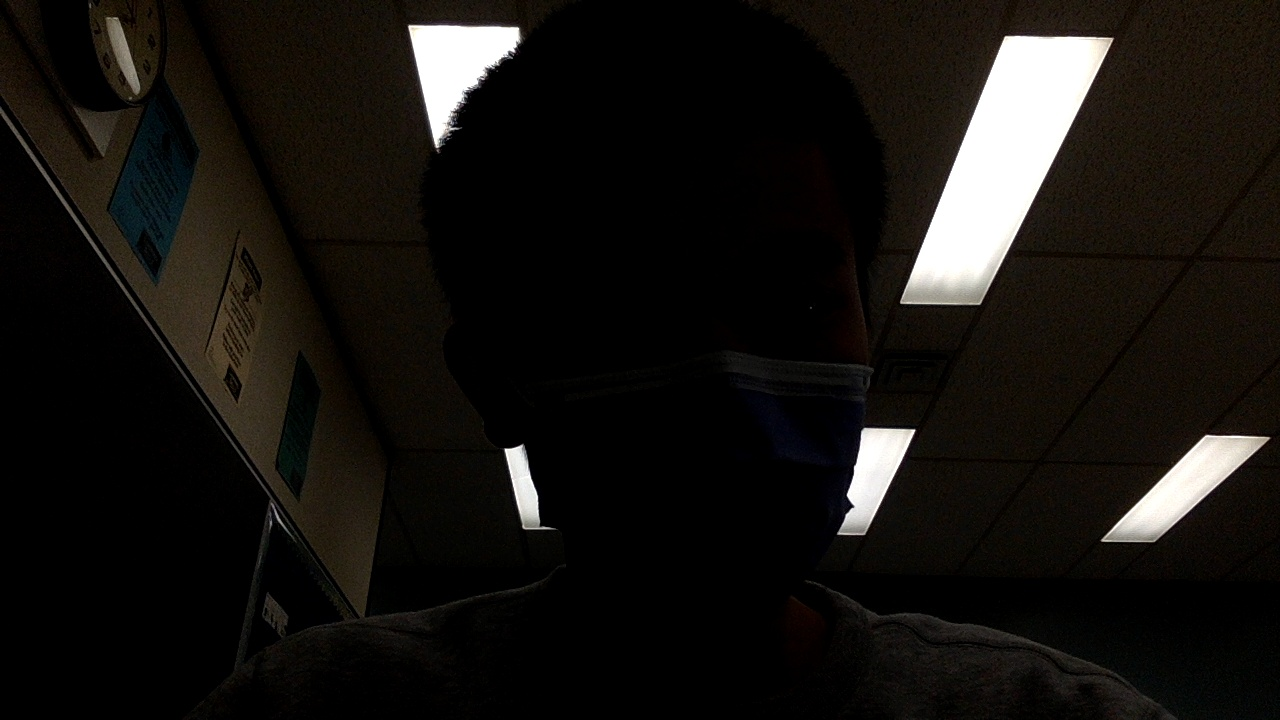
#> input picture test/capture.jpg, 1280 x 720 px
$ python divide.py
#> lines starting #> are read from the running program, lines starting #| are printed output that depends on the picture
import cv2

img = cv2.imread("capture.jpg")
#> img is the input picture: shape (720, 1280, 3); mean B, G, R 17.1, 20.2, 22.7
cv2.imshow("original", img)
height, width, channels = img.shape
#> height = 720; width = 1280; channels = 3

print(height, width, channels)
#| 720 1280 3
print(img,"\n\n----------------------------------------")
#> (printed output is left out)
print(img[0],"\n\n----------------------------------------")
#> (printed output is left out)
print(img[0][0],"\n\n----------------------------------------")
#| [0 3 8]
#| ----------------------------------------
print(img[0][0][0],"\n\n----------------------------------------")
#| 0
#| ----------------------------------------


# h720 * w1280
# crop_img = img[y:y+h, x:x+w]
left = img[0: , 0:-300].copy()
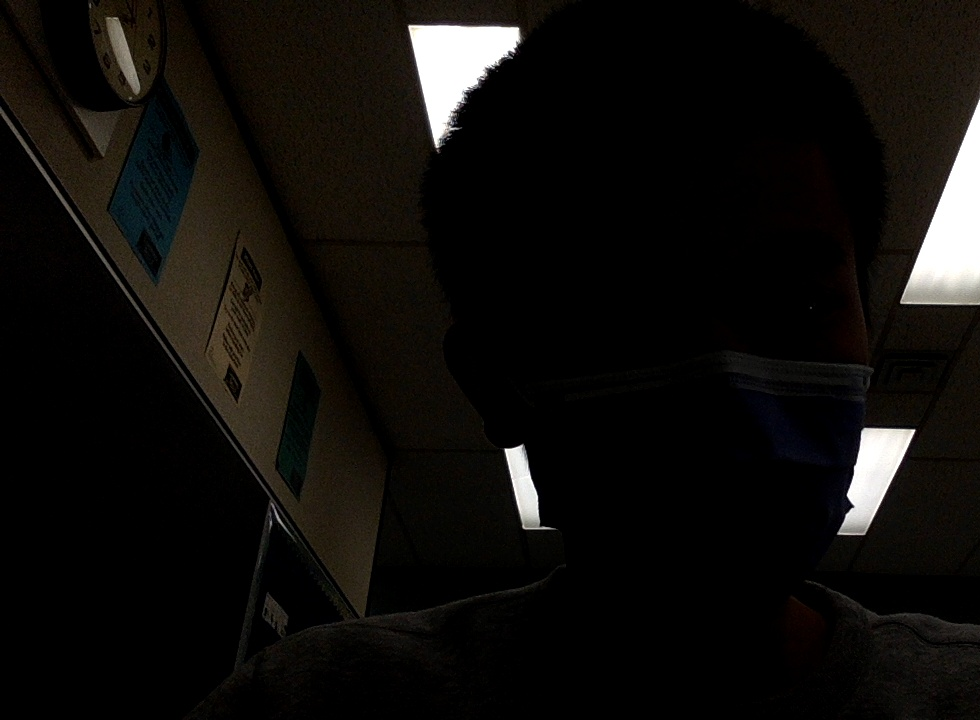
#> left: shape (720, 980, 3); mean B, G, R 11.8, 14.3, 16.1
cv2.imshow("left", left)

right = img[0: , 300: ].copy()
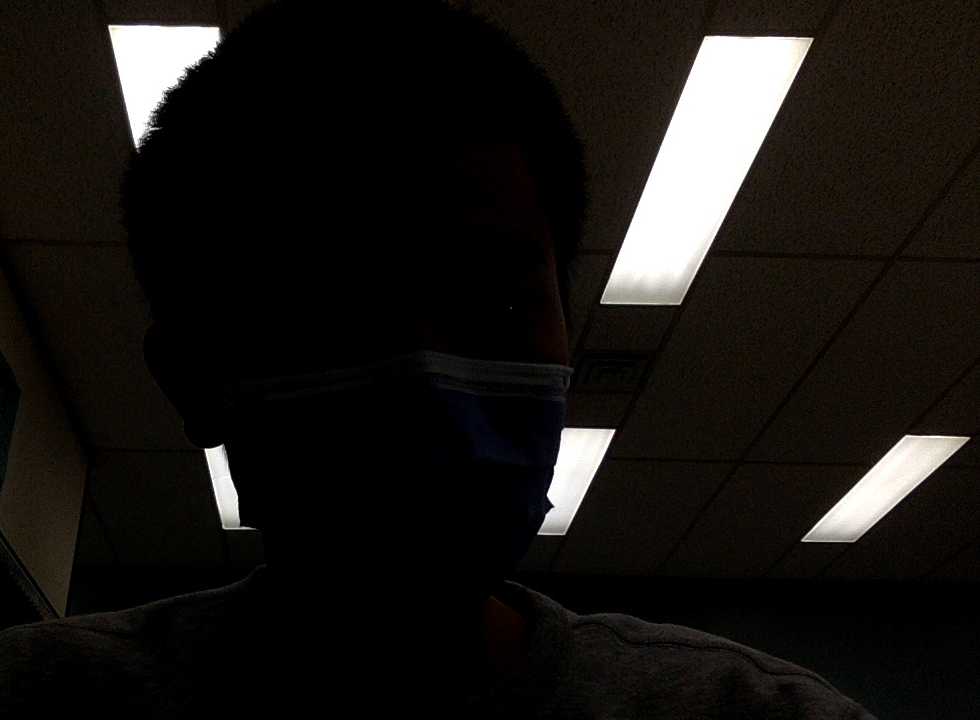
#> right: shape (720, 980, 3); mean B, G, R 19.9, 22.9, 25.4
cv2.imshow("right", right)
cv2.waitKey(0)
